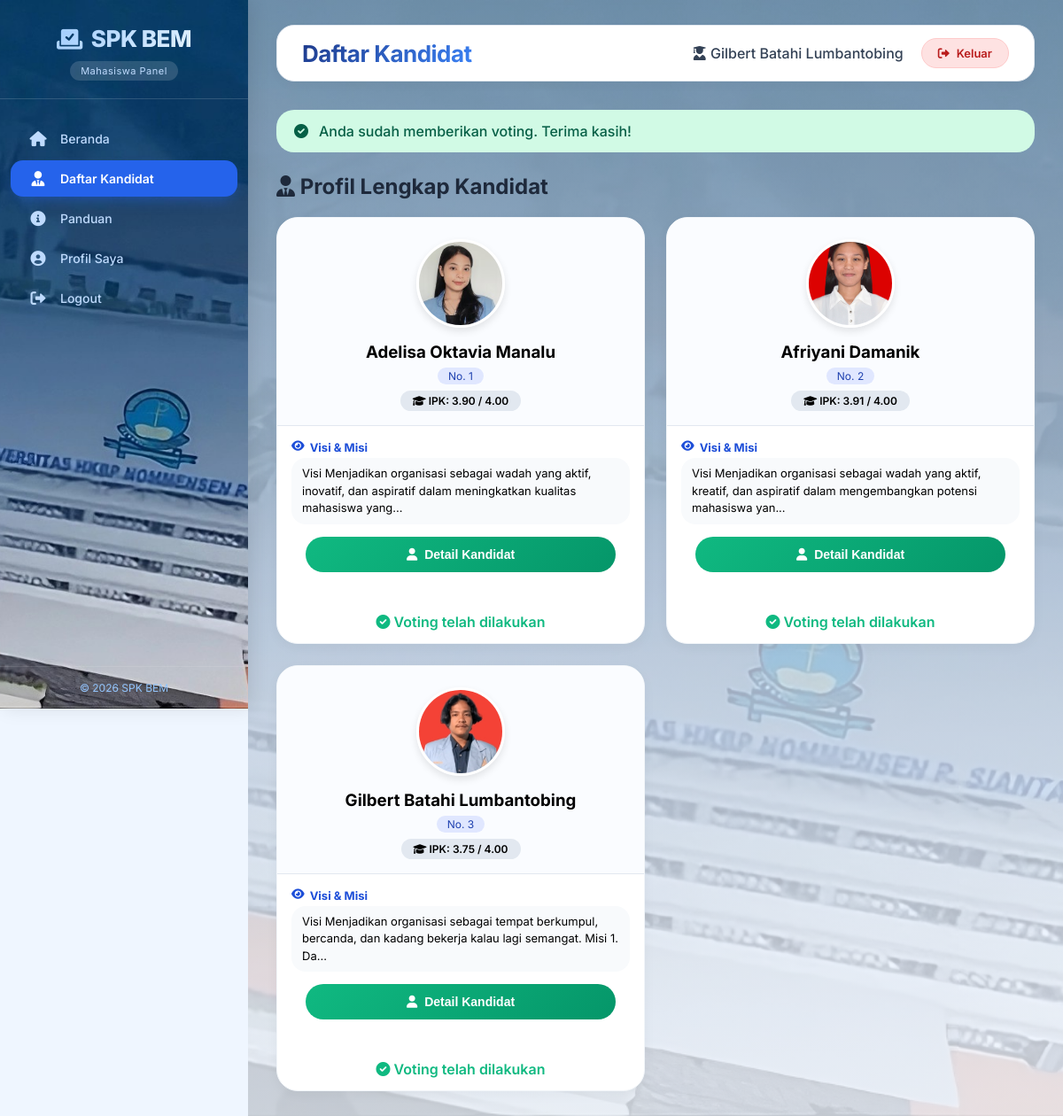
Screenshot of /dashboard_mahasiswa.php?page=kandidat (signed in) with the database file from the repository.
### tables this page shows
CREATE TABLE IF NOT EXISTS `users` (
  `id` int NOT NULL AUTO_INCREMENT,
  `username` varchar(50) NOT NULL,
  `password` varchar(255) NOT NULL,
  `nama` varchar(100) NOT NULL,
  `nim` varchar(20) DEFAULT NULL,
  `role` enum('admin','mahasiswa') NOT NULL,
  `has_voted` tinyint(1) DEFAULT '0',
  `created_at` timestamp NULL DEFAULT CURRENT_TIMESTAMP,
  PRIMARY KEY (`id`),
  UNIQUE KEY `username` (`username`)
);

CREATE TABLE IF NOT EXISTS `kandidat` (
  `id` int NOT NULL AUTO_INCREMENT,
  `nomor_urut` int NOT NULL,
  `nama` varchar(100) NOT NULL,
  `visi_misi` text,
  `kepemimpinan` text,
  `pengalaman` text,
  `komunikasi` text,
  `integritas` text,
  `ipk` decimal(3,2) DEFAULT NULL,
  `foto` varchar(255) DEFAULT NULL,
  PRIMARY KEY (`id`)
);

### dashboard_mahasiswa.php (the view, shortened to what this page needs)
<?php
include 'config/db.php';
$user_id = $_SESSION['user_id'];
$user = mysqli_fetch_assoc(mysqli_query($conn, "SELECT * FROM users WHERE id = $user_id"));
$has_voted = $user['has_voted'];
$page = isset($_GET['page']) ? $_GET['page'] : 'beranda';
$total_kandidat = mysqli_fetch_assoc(mysqli_query($conn, "SELECT COUNT(*) as total FROM kandidat"))['total'];
?>
<!DOCTYPE html>
<html lang="id">
<head>
    <link rel="stylesheet" href="https://cdnjs.cloudflare.com/ajax/libs/font-awesome/6.0.0-beta3/css/all.min.css">
</head>
<body>
    <div class="sidebar" id="sidebar">
        <div class="sidebar-header">
            <div class="logo">
                <i class="fas fa-vote-yea"></i> SPK BEM
            </div>
            <div class="badge">Mahasiswa Panel</div>
        </div>
        <div class="sidebar-menu">
            <a href="?page=beranda" class="menu-item <?= $page=='beranda'?'active':'' ?>">
                <i class="fas fa-home"></i> Beranda
            </a>
            <a href="?page=kandidat" class="menu-item <?= $page=='kandidat'?'active':'' ?>">
                <i class="fas fa-user-tie"></i> Daftar Kandidat
            </a>
            <a href="?page=panduan" class="menu-item <?= $page=='panduan'?'active':'' ?>">
                <i class="fas fa-info-circle"></i> Panduan
            </a>
            <a href="?page=profil" class="menu-item <?= $page=='profil'?'active':'' ?>">
                <i class="fas fa-user-circle"></i> Profil Saya
            </a>
            <a href="logout.php" class="menu-item">
                <i class="fas fa-sign-out-alt"></i> Logout
            </a>
        </div>
        <div class="sidebar-footer">
            &copy; <?= date('Y') ?> SPK BEM
        </div>
    </div>
    <div class="main-content">
        <div class="top-bar">
            <div class="page-title">
                <?php
                    $titles = ['beranda'=>'Beranda', 'kandidat'=>'Daftar Kandidat', 'panduan'=>'Panduan Memilih', 'profil'=>'Profil Saya'];
                    echo $titles[$page];
                ?>
            </div>
            <div class="user-info">
                <span><i class="fas fa-user-graduate"></i> <?= htmlspecialchars($user['nama']) ?></span>
                <a href="logout.php" class="btn-logout"><i class="fas fa-sign-out-alt"></i> Keluar</a>
            </div>
        </div>
        <?php if ($page == 'beranda'):
            $kandidat_vote = [];
            $query_kand = mysqli_query($conn, "SELECT id, nama, nomor_urut, foto, visi_misi FROM kandidat ORDER BY nomor_urut");
            while ($k = mysqli_fetch_assoc($query_kand)) {
                $query_jml = mysqli_query($conn, "SELECT COUNT(DISTINCT id_mahasiswa) as jml FROM penilaian WHERE id_kandidat = {$k['id']}");
                $jml = mysqli_fetch_assoc($query_jml);
                $kandidat_vote[] = [
                    'id' => $k['id'],
                    'nama' => $k['nama'],
                    'nomor_urut' => $k['nomor_urut'],
                    'foto' => $k['foto'],
                    'visi_misi' => $k['visi_misi'],
                    'suara' => (int)$jml['jml']
                ];
            }
            $total_suara_beranda = array_sum(array_column($kandidat_vote, 'suara'));
            $labels_pie = array_map(fn($item) => $item['nomor_urut'] . '. ' . $item['nama'], $kandidat_vote);
            $data_pie = array_column($kandidat_vote, 'suara');
        ?>
        <div class="stats-grid">
            <div class="stat-card">
                <div class="icon-circle"><i class="fas fa-users"></i></div>
                <h3><?= $total_kandidat ?></h3>
                <p>Kandidat</p>
            </div>
            <div class="stat-card">
                <div class="icon-circle"><i class="fas fa-vote-yea"></i></div>
                <h3><?= $total_suara_beranda ?></h3>
                <p>Total Suara</p>
            </div>
            <div class="stat-card">
                <div class="icon-circle">
                    <?php if($has_voted): ?>
                        <i class="fas fa-check-circle" style="color:#10b981;"></i>
                    <?php else: ?>
                        <i class="fas fa-hourglass-half" style="color:#f59e0b;"></i>
                    <?php endif; ?>
                </div>
                <p><?= $has_voted ? 'Sudah Memilih' : 'Belum Memilih' ?></p>
            </div>
        </div>
        <div class="card">
            <h2><i class="fas fa-chart-pie"></i> Perolehan Suara Sementara</h2>
            <?php if ($total_suara_beranda > 0): ?>
            <canvas id="votePieChart" style="max-height: 250px;"></canvas>
            <div style="margin-top: 24px; display: flex; justify-content: center; gap: 20px; flex-wrap: wrap;">
                <?php foreach ($kandidat_vote as $kv):
                    $persen = $total_suara_beranda > 0 ? round(($kv['suara'] / $total_suara_beranda) * 100, 1) : 0;
                ?>
                <div style="text-align: center;">
                    <div style="width: 60px; height: 60px; border-radius: 50%; background: <?= $kv['suara'] > 0 ? '#2563eb' : '#cbd5e1' ?>; margin: 0 auto; display: flex; align-items: center; justify-content: center; color: white; font-weight: bold;"><?= $persen ?>%</div>
                    <p style="margin-top: 6px; font-size: 12px;"><?= htmlspecialchars($kv['nama']) ?></p>
                </div>
                <?php endforeach; ?>
            </div>
            <?php else: ?>
            <div style="text-align:center; padding: 40px; color: #64748b;">
                <i class="fas fa-chart-simple" style="font-size: 42px; opacity:0.5;"></i>
                <p style="margin-top: 12px;">Belum ada suara masuk.</p>
            </div>
            <?php endif; ?>
        </div>
        <div class="card">
            <h2><i class="fas fa-user-tie"></i> Profil Singkat Kandidat</h2>
            <div class="kandidat-grid">
                <?php foreach ($kandidat_vote as $kv):
                    $visi_singkat = substr(htmlspecialchars($kv['visi_misi']), 0, 80) . '...';
                ?>
                <div class="profil-singkat">
                    <img src="<?= $kv['foto'] ?: 'https://via.placeholder.com/80' ?>" style="width:80px; height:80px; border-radius:50%; object-fit:cover; margin-bottom:12px;">
                    <h4><?= $kv['nomor_urut'] ?>. <?= htmlspecialchars($kv['nama']) ?></h4>
                    <p style="font-size:13px; color:#475569; margin-top:8px;"><?= $visi_singkat ?></p>
                    <div style="margin-top:10px; background:#e2e8f0; border-radius:30px; padding:4px 14px; display:inline-block;">
                        <i class="fas fa-vote-yea"></i> <?= $kv['suara'] ?> suara
                    </div>
                </div>
                <?php endforeach; ?>
            </div>
            <?php if(!$has_voted): ?>
            <div style="text-align: center; margin-top: 24px;">
                <a href="?page=kandidat" class="btn-vote" style="display:inline-block; width:auto; padding:12px 28px;">
                    <i class="fas fa-arrow-right"></i> Lihat Detail & Beri Nilai
                </a>
            </div>
            <?php else: ?>
            <div style="text-align: center; margin-top: 24px; color: #10b981; font-weight:600;">
                <i class="fas fa-check-circle"></i> Terima kasih sudah memberikan suara.
            </div>
            <?php endif; ?>
        </div>
        <?php if ($total_suara_beranda > 0): ?>
        <script>
            new Chart(document.getElementById('votePieChart'), {
                type: 'pie',
                data: {
                    labels: <?= json_encode($labels_pie) ?>,
                    datasets: [{
                        data: <?= json_encode($data_pie) ?>,
                        backgroundColor: ['#2563eb', '#10b981', '#f59e0b', '#ef4444', '#8b5cf6', '#ec489a', '#14b8a6', '#f97316'],
                        borderWidth: 0
                    }]
                },
                options: {
                    responsive: true,
                    plugins: {
                        legend: { position: 'bottom', labels: { font: { size: 12 }, usePointStyle: true } },
                        tooltip: { callbacks: { label: (ctx) => `${ctx.label}: ${ctx.raw} suara (${((ctx.raw/<?= $total_suara_beranda ?>)*100).toFixed(1)}%)` } }
                    }
                }
            });
        </script>
        <?php endif; ?>
    <?php elseif ($page == 'kandidat'):
        $rekap = [];
        $kandidat_all = mysqli_query($conn, "SELECT * FROM kandidat ORDER BY nomor_urut");
        $kriteria_all = mysqli_query($conn, "SELECT id, nama, bobot FROM kriteria ORDER BY id");
        $kriteria_list = [];
        while ($kr = mysqli_fetch_assoc($kriteria_all)) {
            $kriteria_list[$kr['id']] = ['nama' => $kr['nama'], 'bobot' => $kr['bobot']];
        }
        while ($k = mysqli_fetch_assoc($kandidat_all)) {
            $id_kandidat = $k['id'];
            $query_avg = mysqli_query($conn, "SELECT id_kriteria, AVG(nilai) as rata FROM penilaian WHERE id_kandidat = $id_kandidat GROUP BY id_kriteria");
            $rata_kriteria = [];
            while ($row = mysqli_fetch_assoc($query_avg)) {
                $rata_kriteria[$row['id_kriteria']] = round($row['rata'], 2);
            }
            $skor = 0;
            foreach ($kriteria_list as $idk => $data) {
                if (isset($rata_kriteria[$idk])) {
                    $skor += $rata_kriteria[$idk] * $data['bobot'];
                }
            }
            $skor = round($skor, 2);
            $rekap[] = [
                'id' => $k['id'],
                'nama' => $k['nama'],
                'nomor_urut' => $k['nomor_urut'],
                'skor' => $skor,
                'rata_kriteria' => $rata_kriteria,
                'foto' => $k['foto'],
                'visi_misi' => $k['visi_misi'],
                'kepemimpinan' => $k['kepemimpinan'],
                'pengalaman' => $k['pengalaman'],
                'komunikasi' => $k['komunikasi'],
                'integritas' => $k['integritas'],
                'ipk' => $k['ipk']
            ];
        }
    ?>
        <?php if ($has_voted): ?>
            <div class="alert alert-success"><i class="fas fa-check-circle"></i> Anda sudah memberikan voting. Terima kasih!</div>
        <?php endif; ?>
        <h2 style="margin: 16px 0 8px; font-weight:700; color:var(--gray-800);"><i class="fas fa-user-tie"></i> Profil Lengkap Kandidat</h2>
        <div class="kandidat-grid">
            <?php foreach ($rekap as $k): ?>
            <div class="kandidat-card" data-id="<?= $k['id'] ?>" data-nama="<?= htmlspecialchars($k['nama']) ?>" data-ipk="<?= $k['ipk'] ?>">
                <div class="card-header">
                    <img class="avatar" src="<?= $k['foto'] ?: 'https://via.placeholder.com/100' ?>">
                    <h3 style="margin-bottom:4px;"><?= htmlspecialchars($k['nama']) ?></h3>
                    <span style="background:#e0e7ff; color:#1e40af; padding:2px 12px; border-radius:30px; font-size:12px;">No. <?= $k['nomor_urut'] ?></span>
                    <div><span class="ipk-badge"><i class="fas fa-graduation-cap"></i> IPK: <?= $k['ipk'] ?: '-' ?> / 4.00</span></div>
                </div>
                <div class="detail-kriteria">
    <div class="kriteria-item">
        <div class="kriteria-label">
            <i class="fas fa-eye"></i> Visi & Misi
        </div>
        <div class="kriteria-desc">
            <?= substr(strip_tags($k['visi_misi']), 0, 120) ?>...
        </div>
    </div>
    <button
        class="btn-vote detail-btn"
        data-id="<?= $k['id'] ?>"
        data-nama="<?= htmlspecialchars($k['nama']) ?>"
        data-foto="<?= $k['foto'] ?>"
        data-ipk="<?= $k['ipk'] ?>"
        data-visi="<?= htmlspecialchars($k['visi_misi']) ?>"
        data-kepemimpinan="<?= htmlspecialchars($k['kepemimpinan']) ?>"
        data-pengalaman="<?= htmlspecialchars($k['pengalaman']) ?>"
        data-komunikasi="<?= htmlspecialchars($k['komunikasi']) ?>"
        data-integritas="<?= htmlspecialchars($k['integritas']) ?>"
    >
        <i class="fas fa-user"></i> Detail Kandidat
    </button>
</div>
                <?php if (!$has_voted): ?>
                    <button class="btn-vote vote-trigger" data-id="<?= $k['id'] ?>" data-nama="<?= htmlspecialchars($k['nama']) ?>" data-ipk="<?= $k['ipk'] ?>"><i class="fas fa-check-circle"></i> Pilih & Nilai</button>
                <?php else: ?>
                    <div style="text-align:center; padding:14px; color:#10b981; font-weight:600;"><i class="fas fa-check-circle"></i> Voting telah dilakukan</div>
                <?php endif; ?>
            </div>
            <?php endforeach; ?>
        </div>
    <?php endif; ?>
</div>
</body>
</html>

### rows the page displays
users: nama "Gilbert Batahi Lumbantobing"
kandidat: foto (picture), nama "Adelisa Oktavia Manalu", nomor_urut "1", ipk "3.90", visi_misi "Visi Menjadikan organisasi sebagai wadah yang aktif, inovatif, dan aspiratif dalam meningkatkan kualitas mahasiswa yang"
kandidat: foto (picture), nama "Afriyani Damanik", nomor_urut "2", ipk "3.91", visi_misi "Visi Menjadikan organisasi sebagai wadah yang aktif, kreatif, dan aspiratif dalam mengembangkan potensi mahasiswa yan"
kandidat: foto (picture), nama "Gilbert Batahi Lumbantobing", nomor_urut "3", ipk "3.75", visi_misi "Visi Menjadikan organisasi sebagai tempat berkumpul, bercanda, dan kadang bekerja kalau lagi semangat. Misi 1. Da"

### other values shown
$titles[$page] "Daftar Kandidat"
